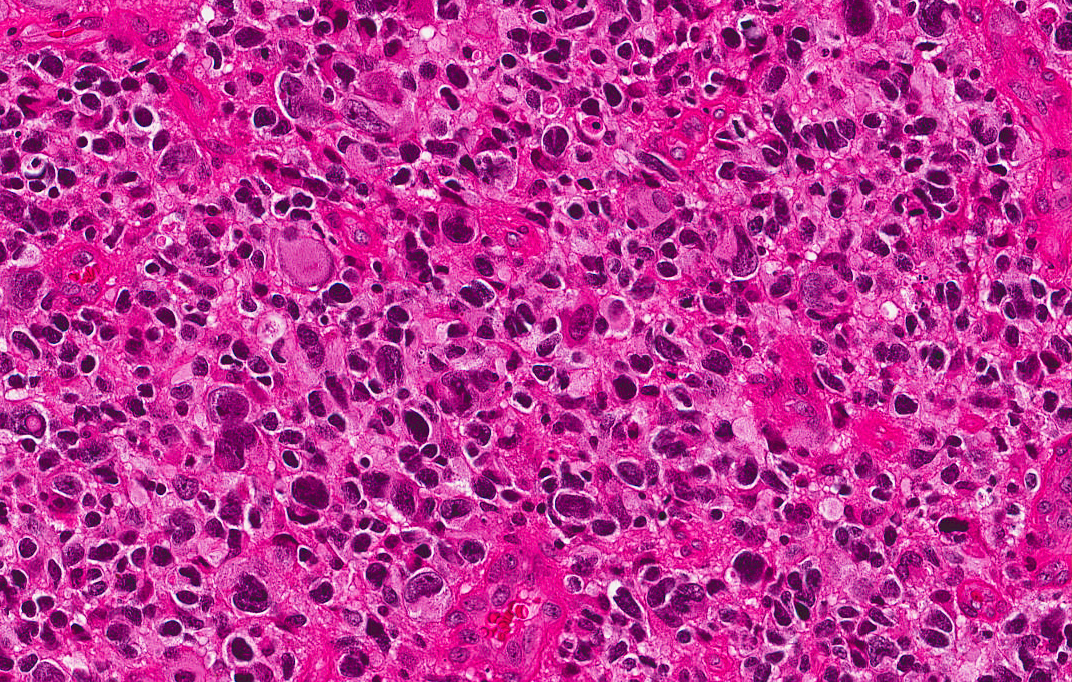
%> input picture image.bmp, 1072 x 682 px
$ octave --eval "result = decompose(imread('image.bmp'));"   (GNU Octave 9; MATLAB toolbox functions it lacks are replaced by stand-ins)
%> lines starting %> are read from the running program, lines starting %| are printed output that depends on the picture; in (x1, y1, x2, y2) boxes, pixels count from 0 and x2, y2 are one past the last pixel; in counts of white or black regions, pixels touching at a corner belong together; the program's own positions count from 1
### NMF_Initial.m
% =========================================================================
% Mina Khoshdeli
% Date: June 2016
% =========================================================================
function [w0 ] = NMF_Initial(I)
I = im2double(I);
% this function gives the basis for NMF color deconvolution
% w0 : is the basis matrix or the stain matrix
% h0 : is the coefficients matrix for each stain
%-----------------------------------------------------

% Ib = I(:,:,1);
Ib = rgb2gray(I);
H = fspecial('log',21,3);
Ib_LoG = imfilter(Ib,H);
%----------------------------------------------------

i = find(-0.01<Ib_LoG<.01);
Ib_LoG(i) = 0;

%----------------------------------------------------

[maxb,imaxb,minb,iminb]=extrema2(Ib_LoG);

%-----------------------------------------------------
imaxb = imaxb(1:round(.2*size(imaxb,1)));
iminb = iminb(1:round(.2*size(iminb,1)));

[xmax,ymax] = ind2sub(size(Ib),imaxb);
[xmin,ymin] = ind2sub(size(Ib),iminb);
%----------------------------------------------------

h01 = zeros(3,1);
for i  = 1:size(xmax,1)
    k = xmax(i);
    j = ymax(i);
    h01 = h01 + squeeze(I(k,j,:));
end
h01 = h01/size(xmax,1);

h02 = zeros(3,1);
for i  = 1:size(xmin,1)
    k = xmin(i);
    j = ymin(i);
    h02 = h02 + squeeze(I(k,j,:));
end
h02 = h02/size(xmin,1);

w0 = [h01,h02];

### nmf_final.m
% =========================================================================
% Mina Khoshdeli
% Date: June 2016
% =========================================================================
function [C1 C2] = decompose(I)
% this fuction use nomnegative matrix factorization (NMF) to convert RGB image I
% into H and E stain channels
% C1 and C2 are the two stain channels


%% Read the RGB image
I = im2double(I);
s = size(I);
%> s = [682 1072 3]

%% Convert the RGB space to optical density
I0 = max(I(:))+1;
%> I0 = 2
OD = -log((I+.001)./I0);
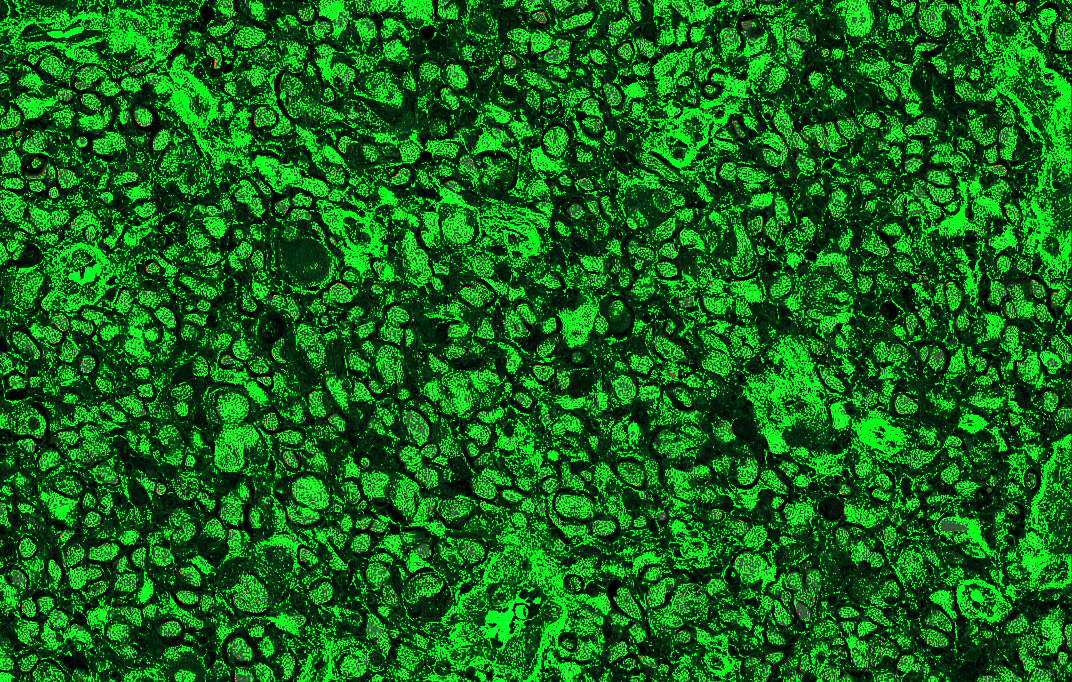
%> OD: size 682x1072x3 double; mean R, G, B 1.05, 3.5, 1.28; drawn with min black and max white
n = find(OD<0);
%> n = []
OD(n) = 0;

%% Apply NMF
for i = 1:3;
    t = OD(:,:,i);
    D(i,:) = t(:);
end
%> this loop made 3 passes
%> pass 1, in decompose, `t = OD(:,:,i);`:
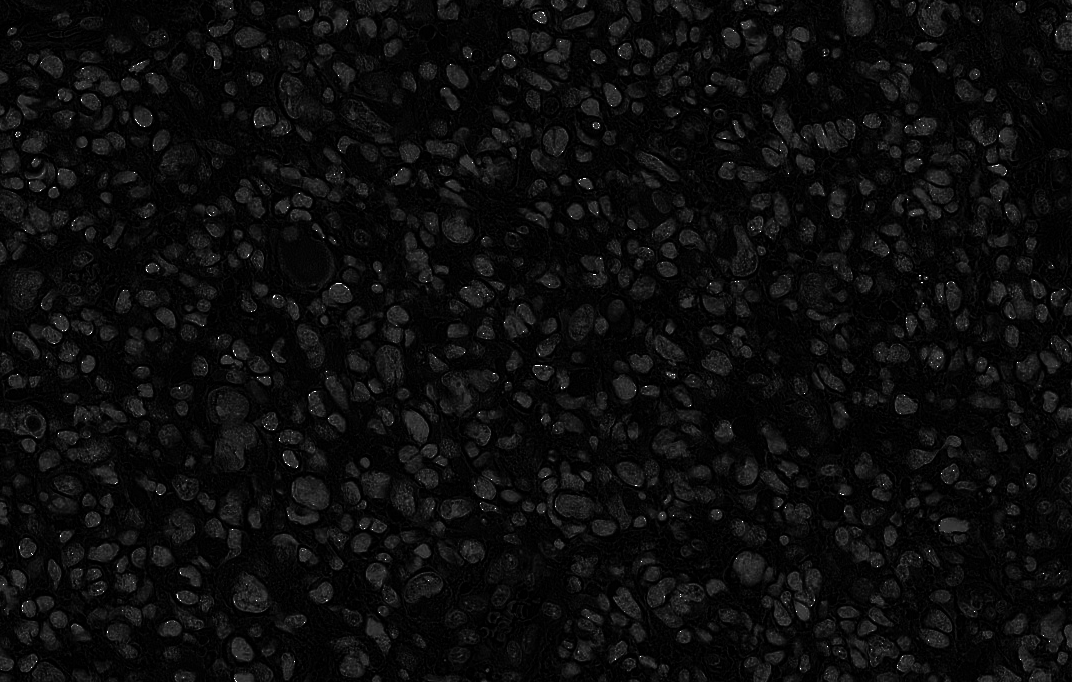
%> t: size 682x1072 double; min 0.692, max 7.6, mean 1.05; drawn with min black and max white
%> pass 2, in decompose, `t = OD(:,:,i);`:
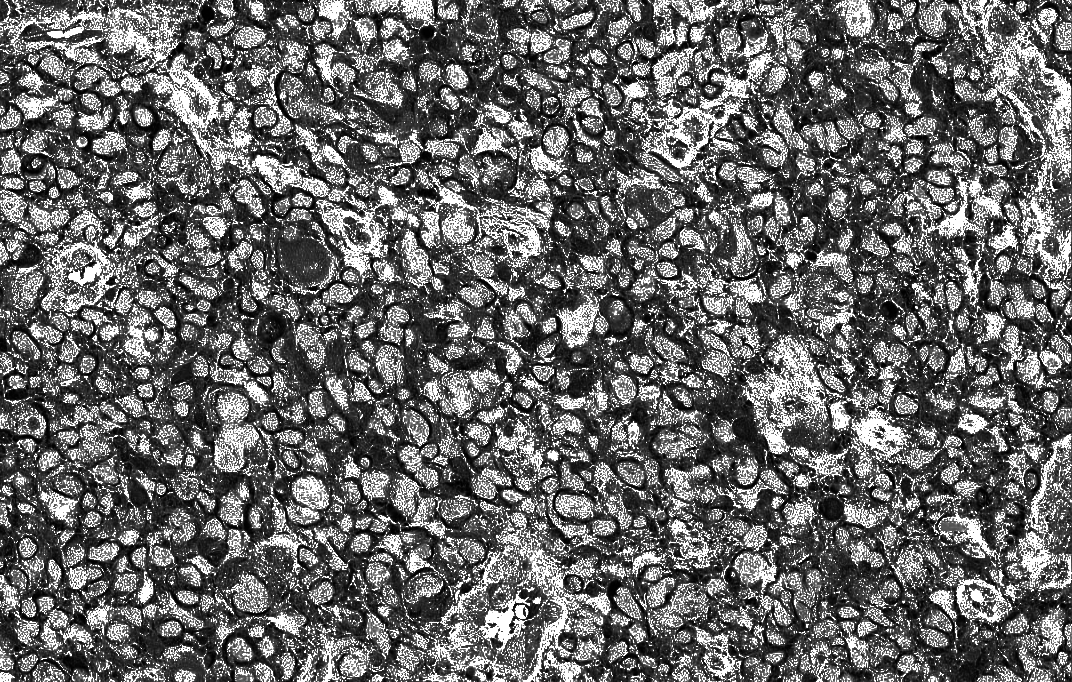
%> t: size 682x1072 double; min 0.692, max 7.6, mean 3.5; drawn with min black and max white
% I = im2double(imread('image24.bmp'));
[w0 ] = NMF_Initial(I);
%> in NMF_Initial, `Ib = rgb2gray(I);`:
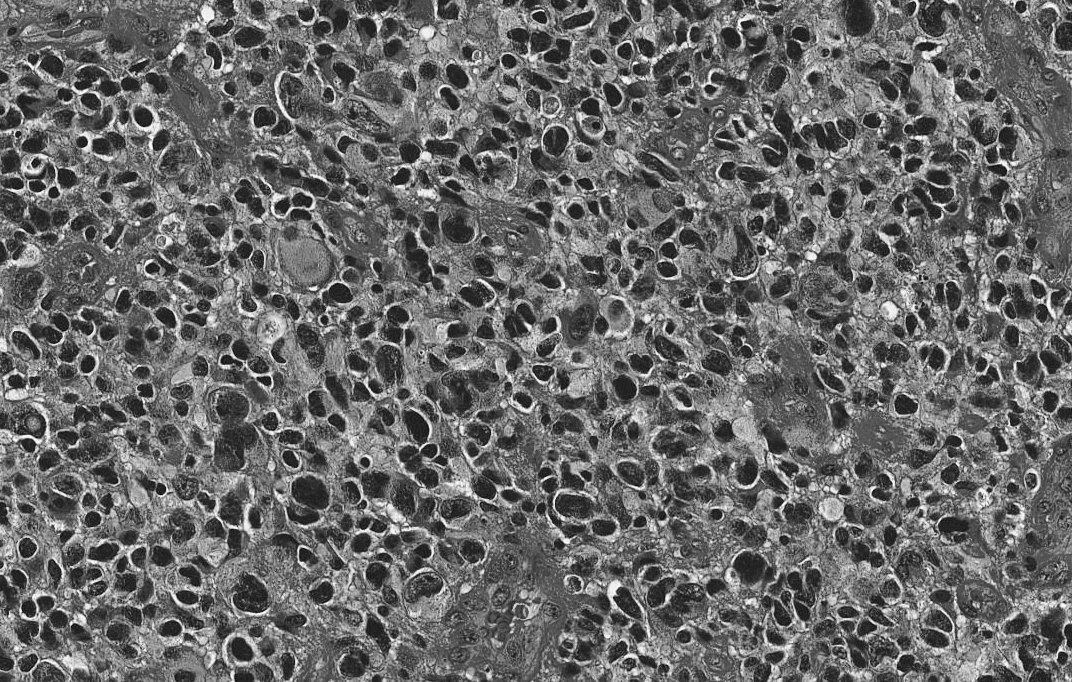
%> Ib: size 682x1072 double; min 0, max 1, mean 0.416
%> in NMF_Initial, `Ib_LoG = imfilter(Ib,H);`:
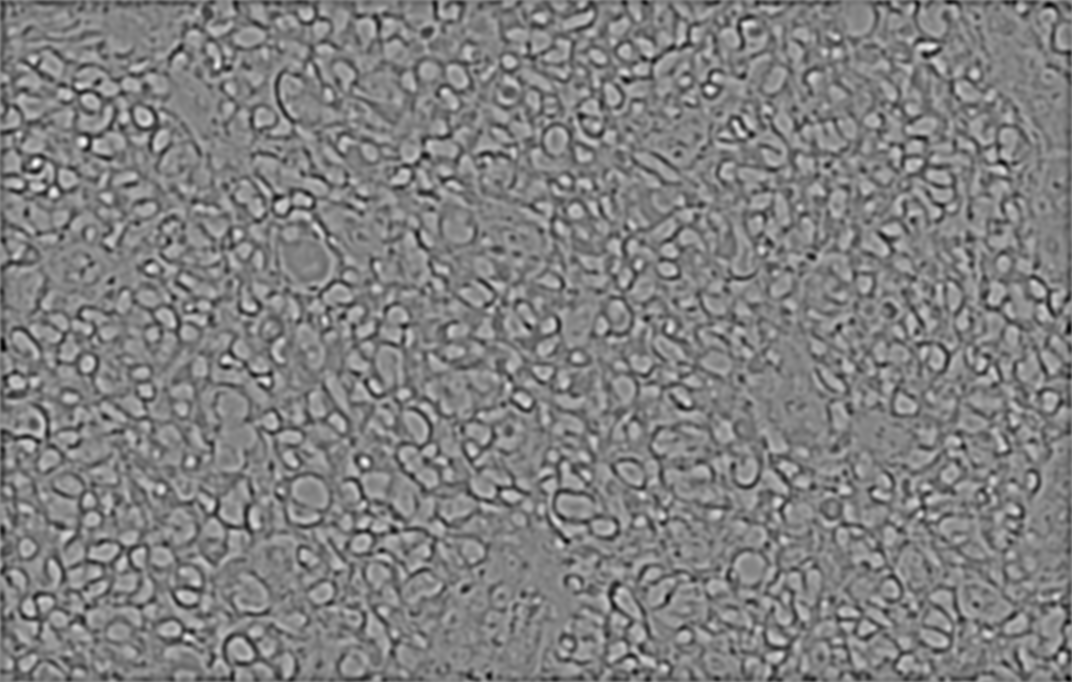
%> Ib_LoG: size 682x1072 double; min -0.043, max 0.0418, mean -0.000257; drawn with min black and max white
%> in NMF_Initial, `i = find(-0.01<Ib_LoG<.01);`: i = 96643 values from 3 to 731103
%> in NMF_Initial, `Ib_LoG(i) = 0;`:
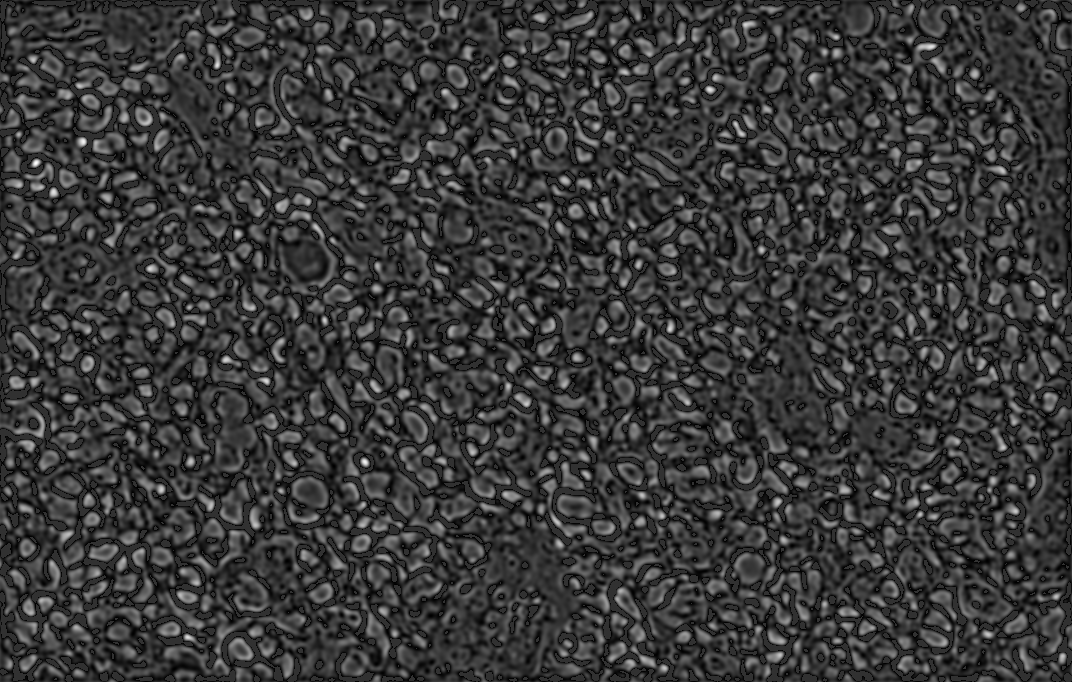
%> Ib_LoG: size 682x1072 double; 13.22% of pixels changed, all inside (x1, y1, x2, y2) = (0, 0, 1072, 682); drawn with min black and max white
%> the run ends on the next line
[B, X] = nnmf(D, 2,'algorithm','als','w0',w0);
%% Show each channel
Blue = (B(:,1)*X(1,:));
Pink = (B(:,2)*X(2,:));

for i  = 1:3
    t = Pink(i,:);
    C1(:,:,i) = reshape(t,s(1),s(2));
end

for i  = 1:3
    t = Blue(i,:);
    C2(:,:,i) = reshape(t,s(1),s(2));
end

%% Convert OD images to RGB
% [10 lines of commented-out code are left out]

C1 = rgb2gray(exp(-C1));
C2 = rgb2gray(exp(-C2));

C1 = medfilt2( C1,[2 2]);
C2 = medfilt2( C2,[2 2]);

% [7 lines of commented-out code are left out]
figure
imshow(C1)
figure
imshow(C2)
end
